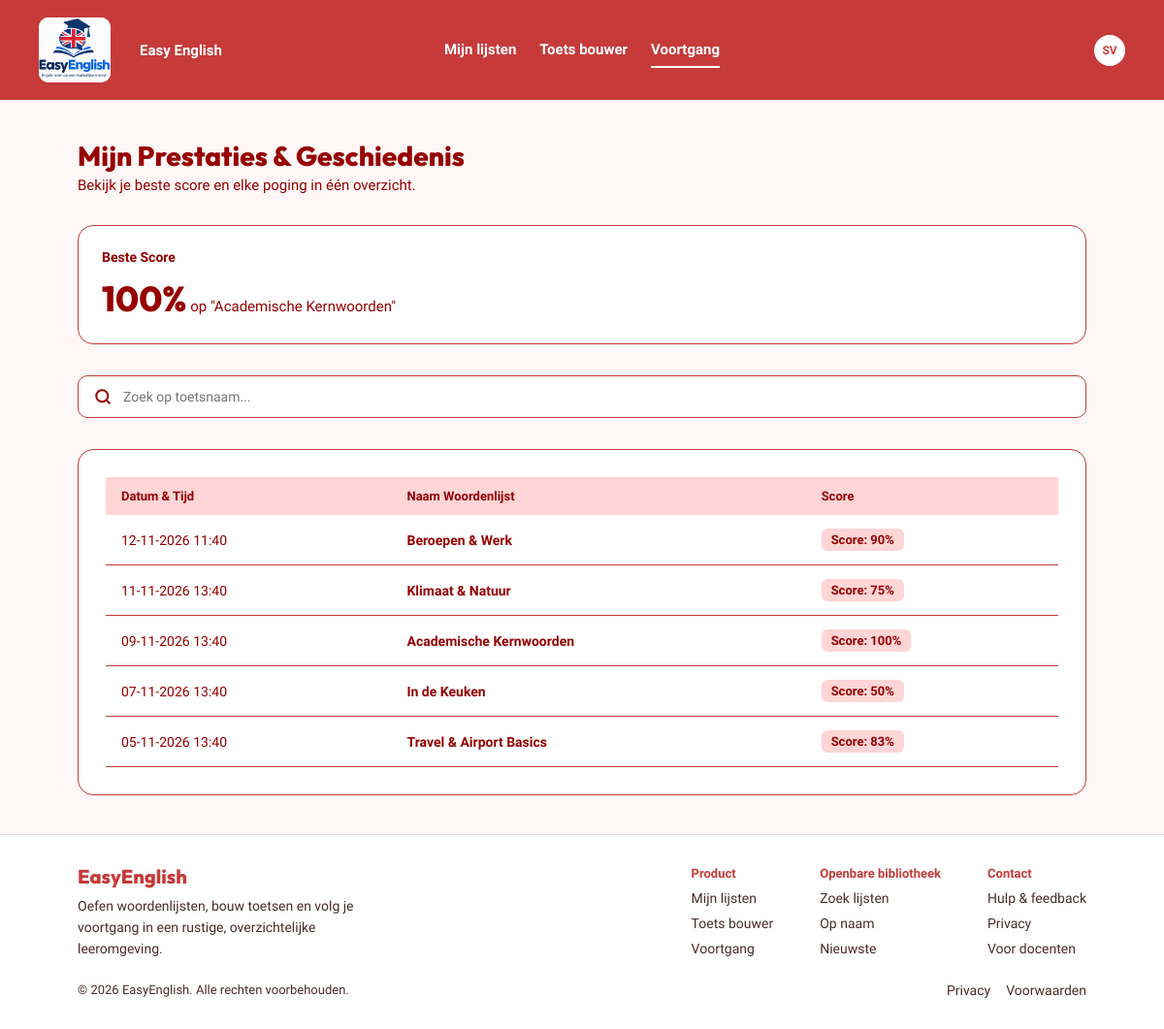
The app's page /voortgang.php (signed in), older data.
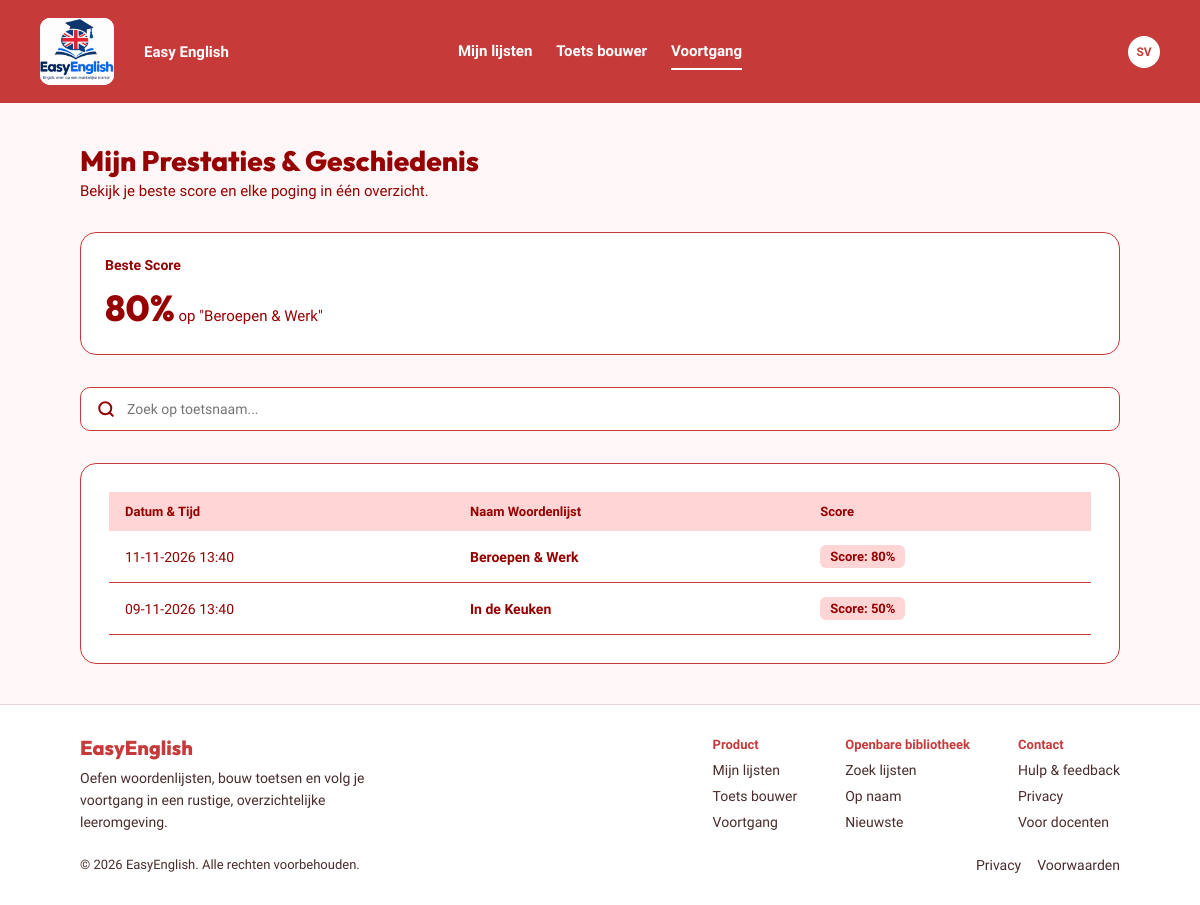
The same page, newer data.
### tables this page shows
CREATE TABLE users (
    id             INT AUTO_INCREMENT PRIMARY KEY,
    full_name      VARCHAR(100) NOT NULL,
    email          VARCHAR(150) NOT NULL UNIQUE,
    password_hash  VARCHAR(255) NOT NULL,
    default_public TINYINT(1) NOT NULL DEFAULT 0,
    is_admin       TINYINT(1) NOT NULL DEFAULT 0
);

CREATE TABLE attempts (
    id            INT AUTO_INCREMENT PRIMARY KEY,
    user_id       INT NOT NULL,
    list_id       INT NOT NULL,
    correct_count INT NOT NULL,
    total_count   INT NOT NULL,
    score         INT NOT NULL,
    created_at    DATETIME NOT NULL DEFAULT CURRENT_TIMESTAMP,
    FOREIGN KEY (user_id) REFERENCES users(id) ON DELETE CASCADE,
    FOREIGN KEY (list_id) REFERENCES word_lists(id) ON DELETE CASCADE
);

CREATE TABLE word_lists (
    id           INT AUTO_INCREMENT PRIMARY KEY,
    user_id      INT NOT NULL,
    title        VARCHAR(150) NOT NULL,
    description  TEXT NULL,
    category     VARCHAR(50) NULL,
    direction    VARCHAR(5) NOT NULL DEFAULT 'nl-en',
    is_public    TINYINT(1) NOT NULL DEFAULT 0,
    is_published TINYINT(1) NOT NULL DEFAULT 0,
    FOREIGN KEY (user_id) REFERENCES users(id) ON DELETE CASCADE
);

### classes/Database.php (called while the page is built)
<?php
class Database
{
    private static $pdo = null;
    public static function connect()
    {
        if (self::$pdo == null) {
            self::$pdo = new PDO('mysql:host=127.0.0.1;dbname=easyenglish;charset=utf8mb4', 'root', '');
            self::$pdo->setAttribute(PDO::ATTR_ERRMODE, PDO::ERRMODE_EXCEPTION);
            self::$pdo->setAttribute(PDO::ATTR_DEFAULT_FETCH_MODE, PDO::FETCH_ASSOC);
        }
        return self::$pdo;
    }
}

### includes/init.php (called while the page is built, shortened)
<?php
require_once __DIR__ . '/../classes/Database.php';
require_once __DIR__ . '/../classes/User.php';
require_once __DIR__ . '/../classes/Attempt.php';
if (isset($_SESSION['user_id'])) {
    $userClass = new User();
    $user = $userClass->getById($_SESSION['user_id']);
}

### classes/User.php (called while the page is built, shortened)
<?php
class User
{
    private $db;
    public function __construct()
    {
        $this->db = Database::connect();
    }
    public function getById($id)
    {
        $stmt = $this->db->prepare('SELECT * FROM users WHERE id = ?');
        $stmt->execute([$id]);
        return $stmt->fetch();
    }
}

### classes/Attempt.php (called while the page is built, shortened)
<?php
class Attempt
{
    private $db;
    public function __construct()
    {
        $this->db = Database::connect();
    }
    public function getForUser($userId, $zoek)
    {
        $stmt = $this->db->prepare('
            SELECT attempts.*, word_lists.title
            FROM attempts
            JOIN word_lists ON word_lists.id = attempts.list_id
            WHERE attempts.user_id = ? AND word_lists.title LIKE ?
            ORDER BY attempts.created_at DESC
        ');
        $stmt->execute([$userId, '%' . $zoek . '%']);
        return $stmt->fetchAll();
    }
    public function getBest($userId)
    {
        $stmt = $this->db->prepare('
            SELECT attempts.score, word_lists.title
            FROM attempts
            JOIN word_lists ON word_lists.id = attempts.list_id
            WHERE attempts.user_id = ?
            ORDER BY attempts.score DESC
            LIMIT 1
        ');
        $stmt->execute([$userId]);
        return $stmt->fetch();
    }
}

### voortgang.php (the view, shortened to what this page needs)
<?php
require 'includes/init.php';
$zoek = '';
$attempt = new Attempt();
$beste = $attempt->getBest($user['id']);
$pogingen = $attempt->getForUser($user['id'], $zoek);
$actief = 'voortgang';
include 'includes/header.php';
?>
<main class="page">
    <div class="title-area">
        <h1>Mijn Prestaties &amp; Geschiedenis</h1>
        <p>Bekijk je beste score en elke poging in één overzicht.</p>
    </div>
    <div class="card kpi-card">
        <p class="kpi-label">Beste Score</p>
        <?php if ($beste) { ?>
            <p><span class="metric-value"><?= $beste['score'] ?>%</span> op "<?= htmlspecialchars($beste['title']) ?>"</p>
        <?php } else { ?>
            <p>Maak je eerste toets om hier je beste score te zien.</p>
        <?php } ?>
    </div>
    <form method="get" class="search-input">
        <img src="assets/icons/search.svg" alt="">
        <input type="search" name="zoek" value="<?= htmlspecialchars($zoek) ?>" placeholder="Zoek op toetsnaam...">
    </form>
    <div class="card">
        <?php if (count($pogingen) == 0) { ?>
            <p>Nog geen pogingen gevonden.</p>
        <?php } else { ?>
            <table class="data-table">
                <tr>
                    <th>Datum &amp; Tijd</th>
                    <th>Naam Woordenlijst</th>
                    <th>Score</th>
                </tr>
                <?php foreach ($pogingen as $poging) { ?>
                    <tr>
                        <td><?= date('d-m-Y H:i', strtotime($poging['created_at'])) ?></td>
                        <td class="strong"><?= htmlspecialchars($poging['title']) ?></td>
                        <td><span class="badge">Score: <?= $poging['score'] ?>%</span></td>
                    </tr>
                <?php } ?>
            </table>
        <?php } ?>
    </div>
</main>
<?php include 'includes/footer.php'; ?>

### includes/header.php (shortened to what this page needs)
<?php
$voorletters = '';
if ($user) {
    $delen = explode(' ', $user['full_name']);
    $voorletters = strtoupper(substr($delen[0], 0, 1));
    if (count($delen) > 1) {
        $voorletters .= strtoupper(substr(end($delen), 0, 1));
    }
}
?>
<!DOCTYPE html>
<html lang="nl">
<head>
    <link rel="stylesheet" href="assets/css/styles.css">
</head>
<body>
<header class="topbar">
    <a class="brand" href="index.php">
        <img class="logo" src="assets/img/logo.png" alt="Easy English logo">
        <span class="brand-name">Easy English</span>
    </a>
    <?php if ($user) { ?>
        <nav class="main-nav">
            <a href="index.php" class="<?= $actief == 'lijsten' ? 'active' : '' ?>">Mijn lijsten</a>
            <a href="toetsbouwer.php" class="<?= $actief == 'bouwer' ? 'active' : '' ?>">Toets bouwer</a>
            <a href="voortgang.php" class="<?= $actief == 'voortgang' ? 'active' : '' ?>">Voortgang</a>
        </nav>
        <div class="header-right">
            <a class="avatar" href="instellingen.php" title="Instellingen"><?= htmlspecialchars($voorletters) ?></a>
        </div>
    <?php } ?>
</header>

### includes/footer.php
<footer class="site-footer">
    <div class="footer-top">
        <div class="footer-brand">
            <p class="footer-logo">EasyEnglish</p>
            <p>Oefen woordenlijsten, bouw toetsen en volg je voortgang in een rustige, overzichtelijke leeromgeving.</p>
        </div>
        <div class="footer-links">
            <div class="footer-col">
                <h3>Product</h3>
                <a href="index.php">Mijn lijsten</a>
                <a href="toetsbouwer.php">Toets bouwer</a>
                <a href="voortgang.php">Voortgang</a>
            </div>
            <div class="footer-col">
                <h3>Openbare bibliotheek</h3>
                <a href="index.php#bibliotheek">Zoek lijsten</a>
                <a href="index.php?sorteer=naam#bibliotheek">Op naam</a>
                <a href="index.php?sorteer=nieuwste#bibliotheek">Nieuwste</a>
            </div>
            <div class="footer-col">
                <h3>Contact</h3>
                <a href="#">Hulp &amp; feedback</a>
                <a href="#">Privacy</a>
                <a href="#">Voor docenten</a>
            </div>
        </div>
    </div>
    <div class="footer-bottom">
        <p>&copy; 2026 EasyEnglish. Alle rechten voorbehouden.</p>
        <div class="footer-legal">
            <a href="#">Privacy</a>
            <a href="#">Voorwaarden</a>
        </div>
    </div>
</footer>
</body>
</html>

### assets/css/styles.css (style rules this page uses)
:root { --rood: #c63a3a; --donkerrood: #960000; --roze: #ffd5d5; --achtergrond: #fff7f7; --bruin: #4a2c2c; --lijn: #e8d7d7; }
* { box-sizing: border-box; }
body { margin: 0; display: flex; flex-direction: column; min-height: 100vh; background: var(--achtergrond); color: var(--donkerrood); font-family: 'Geist', Arial, sans-serif; font-size: 15px; }
main { flex: 1; }
h1, h2, h3, p { margin: 0; }
a { color: inherit; }
button, input, select, textarea { font: inherit; color: inherit; }
img { display: block; }
.topbar { display: grid; grid-template-columns: 1fr auto 1fr; align-items: center; padding: 18px 40px; background: var(--rood); }
.brand { display: flex; align-items: center; gap: 30px; text-decoration: none; }
.logo { width: 74px; height: 67px; background: white; border-radius: 10px; object-fit: cover; }
.brand-name, .main-nav a { color: white; font-size: 15px; font-weight: 600; text-decoration: none; }
.main-nav { display: flex; gap: 24px; }
.main-nav a { padding: 8px 0; border-bottom: 2px solid transparent; }
.main-nav a:hover, .main-nav a.active { border-bottom-color: white; }
.header-right { display: flex; justify-content: flex-end; }
.avatar { display: flex; align-items: center; justify-content: center; width: 32px; height: 32px; background: white; color: var(--rood); border-radius: 50%; font-size: 12px; font-weight: 700; text-decoration: none; }
.page { display: flex; flex-direction: column; gap: 32px; max-width: 1280px; margin: 0 auto; padding: 40px 80px; width: 100%; }
.card { display: flex; flex-direction: column; gap: 20px; padding: 28px; background: white; border: 1px solid var(--rood); border-radius: 16px; }
.title-area h1 { font-family: 'Outfit', Arial, sans-serif; font-size: 28px; font-weight: 800; }
.title-area p { margin-top: 4px; }
.badge { display: inline-block; padding: 4px 10px; background: var(--roze); border-radius: 6px; font-size: 13px; font-weight: 700; }
.search-input { display: flex; flex: 1; align-items: center; gap: 10px; padding: 12px 16px; background: white; border: 1px solid var(--rood); border-radius: 10px; }
.search-input input { flex: 1; border: 0; outline: none; font-size: 14px; }
.data-table { width: 100%; border-collapse: collapse; font-size: 14px; text-align: left; }
.data-table th { padding: 12px 16px; background: var(--roze); font-size: 13px; }
.data-table td { padding: 14px 16px; border-bottom: 1px solid var(--rood); }
.data-table .strong { font-weight: 600; }
.kpi-card { gap: 12px; padding: 24px; }
.kpi-label { font-size: 14px; font-weight: 600; }
.metric-value { font-family: 'Outfit', Arial, sans-serif; font-size: 36px; font-weight: 800; }
.site-footer { display: flex; flex-direction: column; gap: 24px; padding: 32px 80px; background: white; border-top: 1px solid var(--lijn); }
.footer-top { display: flex; justify-content: space-between; gap: 40px; }
.footer-brand { max-width: 320px; color: var(--bruin); font-size: 14px; line-height: 22px; }
.footer-logo { color: var(--rood); font-family: 'Outfit', Arial, sans-serif; font-size: 20px; font-weight: 800; margin-bottom: 8px; }
.footer-links { display: flex; gap: 48px; }
.footer-col { display: flex; flex-direction: column; gap: 10px; }
.footer-col h3 { color: var(--rood); font-size: 13px; }
.footer-col a, .footer-legal a, .footer-bottom { color: var(--bruin); font-size: 14px; text-decoration: none; }
.footer-bottom { display: flex; justify-content: space-between; font-size: 13px; }
.footer-legal { display: flex; gap: 16px; }

Row changes from the older to the newer data that the page shows:
removed attempts: score "100", list.title "Academische Kernwoorden", created_at "09-11-2026 13:40"
removed attempts: created_at "12-11-2026 11:40", list.title "Beroepen & Werk", score "90"
removed attempts: created_at "11-11-2026 13:40", list.title "Klimaat & Natuur", score "75"
removed attempts: created_at "05-11-2026 13:40", list.title "Travel & Airport Basics", score "83"
added attempts: score "80", list.title "Beroepen & Werk", created_at "11-11-2026 13:40"
changed attempts "In de Keuken": created_at "07-11-2026 13:40" → "09-11-2026 13:40"
